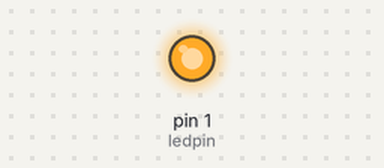
A sketch run on a simulated Arduino Uno, built with avr-gcc and run on an emulated ATmega328P. On the bench: output pins drawn as LEDs (lit = HIGH).

Above: at 1.0 s.
At 6.0 s:
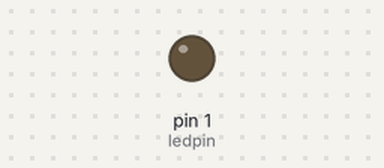
Timing chart, 0 to 13.0 s (numbered marks = the images above):
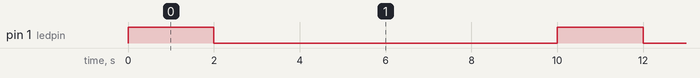

The sketch:

control1.ino
```cpp
byte ledpin = 1;

void setup() {

  pinMode( ledpin, OUTPUT  );
}

void loop() {
  digitalWrite(ledpin, HIGH);
  delay(2000);
  digitalWrite(ledpin, LOW);
  delay(8000);
}
```

Measured:
- by itself, pin 1 (ledpin): alternates HIGH for 2.0 s and LOW for 8.0 s
